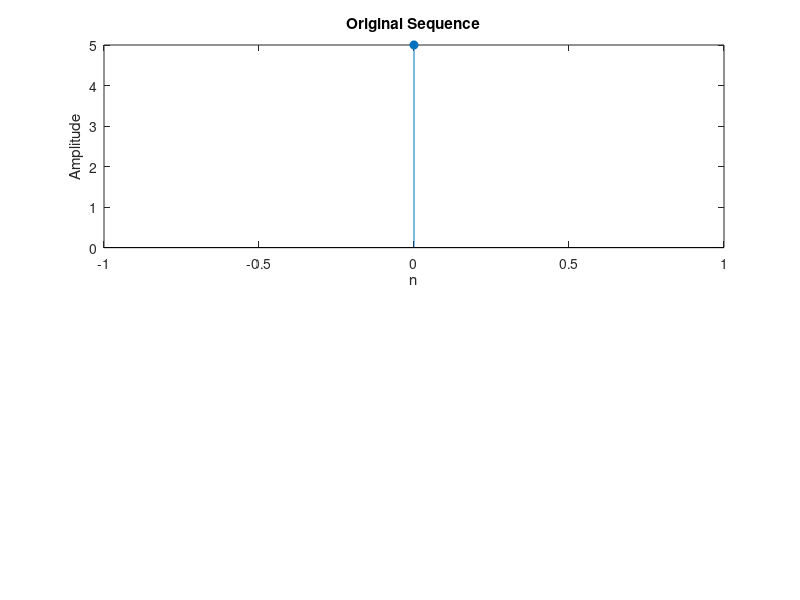

Write the MATLAB code that produced this figure. (Note: this script raises an error after producing the figure.)
% Auto correlation
clc;
clear all;
close all;

x = input('Enter the sequence (e.g., [1 2 3 4]) x(n) = '); 
n = 0:(length(x)-1);  

% Plot the original sequence
subplot(2,1,1);
stem(n, x, 'filled');  % Corrected 'fil' to 'filled'
xlabel('n');
ylabel('Amplitude');
title('Original Sequence');

% Compute and plot the autocorrelation
z = xcorr(x);
l = -(length(x)-1):(length(x)-1); 

subplot(2,1,2);
stem(l, z, 'filled');  % Corrected 'fill' to 'filled'
xlabel('Lag');  % Changed 'time' to 'Lag' for better accuracy
ylabel('Amplitude');
title('Autocorrelation');
disp('Values of n:');
disp(n);
disp('Values of z:');
disp(z);
disp('Values of l:');
disp(l);
